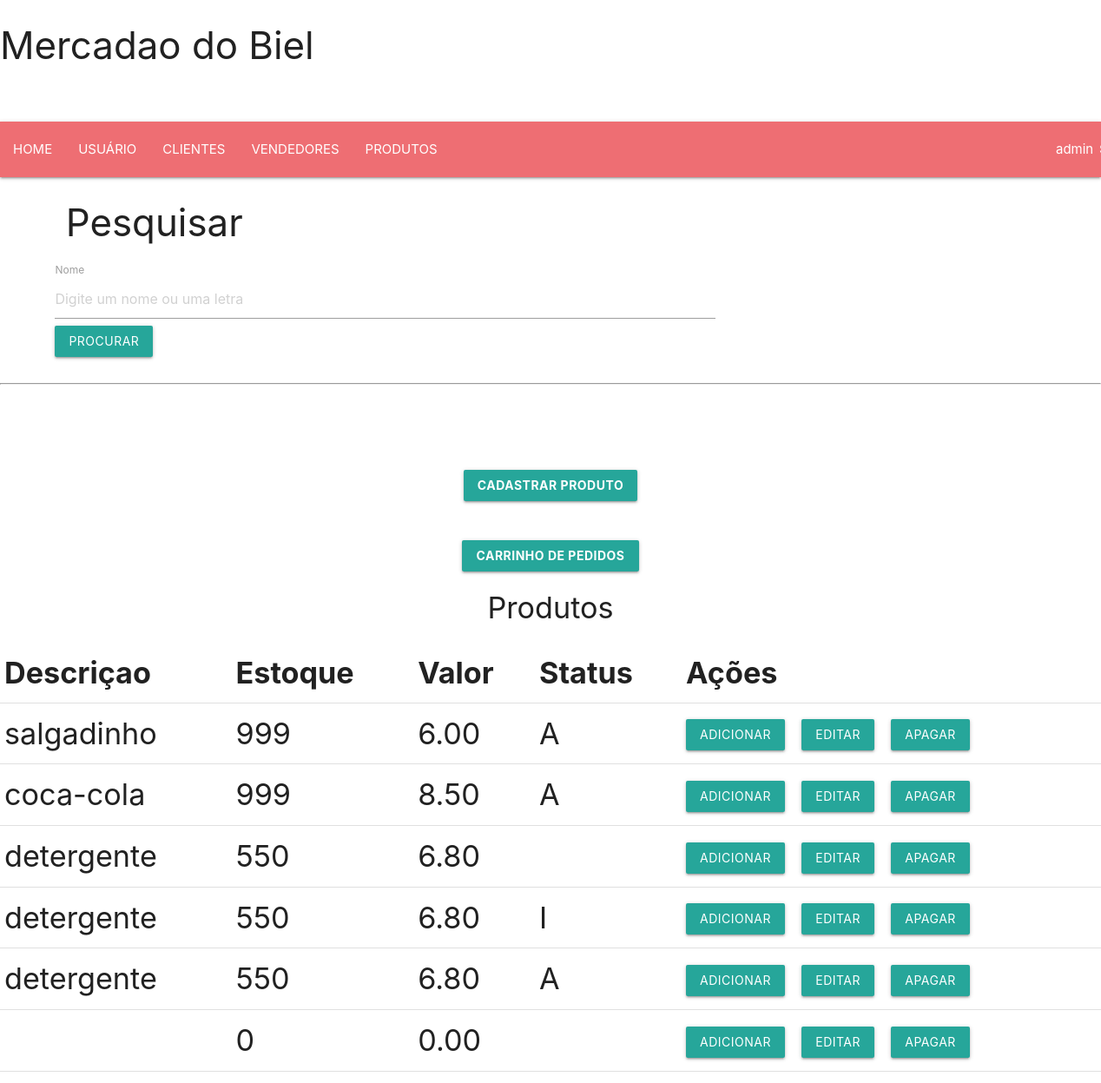
The page /produtos.php (signed in) on the database its author committed.
### tables this page shows
CREATE TABLE `produtos` (
  `idproduto` int(11) NOT NULL,
  `descricao` varchar(255) NOT NULL,
  `estoque` int(11) NOT NULL,
  `valor` decimal(10,2) NOT NULL,
  `status` enum('A','I') NOT NULL
);

### produtos.php (the view, shortened to what this page needs)
<!DOCTYPE HTML>
<html>
    <head>
        <link rel="stylesheet" href="https://cdnjs.cloudflare.com/ajax/libs/materialize/1.0.0/css/materialize.min.css">
    </head>
    <body>
        <header>
            <div class="col-md-4 col-md-offset-4"><h3>Mercadao do Biel</h3></div>
            <br/><br/>
        </header>
        <nav>
            <div class="col-xs-8 col-xs-offset-2">
                <div class="col-xs-6 col-xs-offset-0">
                    <?php
                        include("menu.php");
                    ?>
                </div>
                <div class="col-xs-4 col-xs-offset-1">
           <div style="width: 35%; float:left; padding-left:55%;">
                    <?php
                        echo $_SESSION["user"];
                        echo "<a href='sair.php' style='text-decoration: none; font-weight: bold;'>&nbsp;&nbsp;Sair</a>";
                    ?>
                </div>
                </div>
            </div>
        </nav>
        <div style="width: 75%; padding-left:5%; padding-right:10%;">
        <div class="panel panel-primary">
            <div class="panel-heading"><h3 class="panel-title"><span class="glyphicon glyphicon-search" aria-hidden="true"></span>&nbsp;Pesquisar</h3></div>
                <div class="panel-body">
                    <form name="procura" id="procura" action="procura.php" method="post">
                    <label>Nome</label>
                    <input type="text" name="procura" placeholder="Digite um nome ou uma letra" maxlength="30" autofocus required="required" class="form-control" />
                    <br/>
                    <input type="submit" value="Procurar" class="btn btn-primary" />
                    </form>
                </div>
        </div>
        </div>
        <br/>
        <hr/>
        <div align="center">
        <br> <br> <br> <br>
        <center><a href="cadproduto.php"><button class="btn btn-primary"><b>Cadastrar Produto</b></button></a></center>
        <br> <br>
        <center><a href="addprodutos.php"><button class="btn btn-primary"><b>Carrinho de pedidos</b></button></a></center>
        <?php
            include("conecta.php");
            echo "<h4>Produtos<h4>";
            $sql = mysqli_query($conn, "SELECT * FROM produtos");
            echo "<table class='table table-hover'>";
            echo "<tr>";
                echo "<th>Descriçao</th>";
                echo "<th>Estoque</th>";
                echo "<th>Valor</th>";
                echo "<th>Status</th>";
                echo "<th>Ações</th>";
            echo "</tr>";
            while($produto = mysqli_fetch_array($sql)){
            echo "<tr>";
                $id = $produto['idproduto'];
                echo "<td>".$produto['descricao']."</td>";
                echo "<td>".$produto['estoque']."</td>";
                echo "<td>".$produto['valor']."</td>";
                echo "<td>".$produto['status']."</td>";
                echo "<td><a href='produtos.php?id=$id'><button type='submit' class='btn btn-success'>Adicionar</button></a>&nbsp;&nbsp;<a href='editarproduto.php?id=$id'><button type='submit' class='btn btn-success'>Editar</button></a>&nbsp;&nbsp;<a href='apagaproduto.php?id=$id'><button type='submit' class='btn btn-danger'>Apagar</button></a></td>";
            echo"</tr>";
            }
        ?>
        </div>
    </body>
</html>

### menu.php
<?php
    $tipo =  $_SESSION["tipo"];
    if($tipo === "admin"){
        echo "<ul class='nav nav-pills'>";
            echo "<li role='presentation' style='margin-botton:20px;'><a href='prova.php'>HOME</a></li>";
            echo "<li role='presentation'><a href='usuario.php'>USUÁRIO</a></li>";
            echo "<li role='presentation'><a href='cliente.php'>CLIENTES</a></li>";
            echo "<li role='presentation'><a href='vendedor.php'>VENDEDORES</a></li>";
            echo "<li role='presentation'><a href='produtos.php'>PRODUTOS</a></li>";
        echo "</ul>";
    }
    else {
        echo "<ul class='nav nav-pills'>";
            echo "<li role='presentation'><a href='prova.php'>HOME</a></li>";
            echo "<li role='presentation'><a href='cliente.php'>CLIENTES</a></li>";
        echo "</ul>";
    }
?>

### rows shown on the page
produtos: descricao "salgadinho", estoque "999", valor "6.00", status "A"
produtos: descricao "coca-cola", estoque "999", valor "8.50", status "A"
produtos: descricao "detergente", estoque "550", valor "6.80"
produtos: descricao "detergente", estoque "550", valor "6.80", status "I"
produtos: descricao "detergente", estoque "550", valor "6.80", status "A"
produtos: estoque "0", valor "0.00"

### other values the page prints
$_SESSION["user"] "admin"
